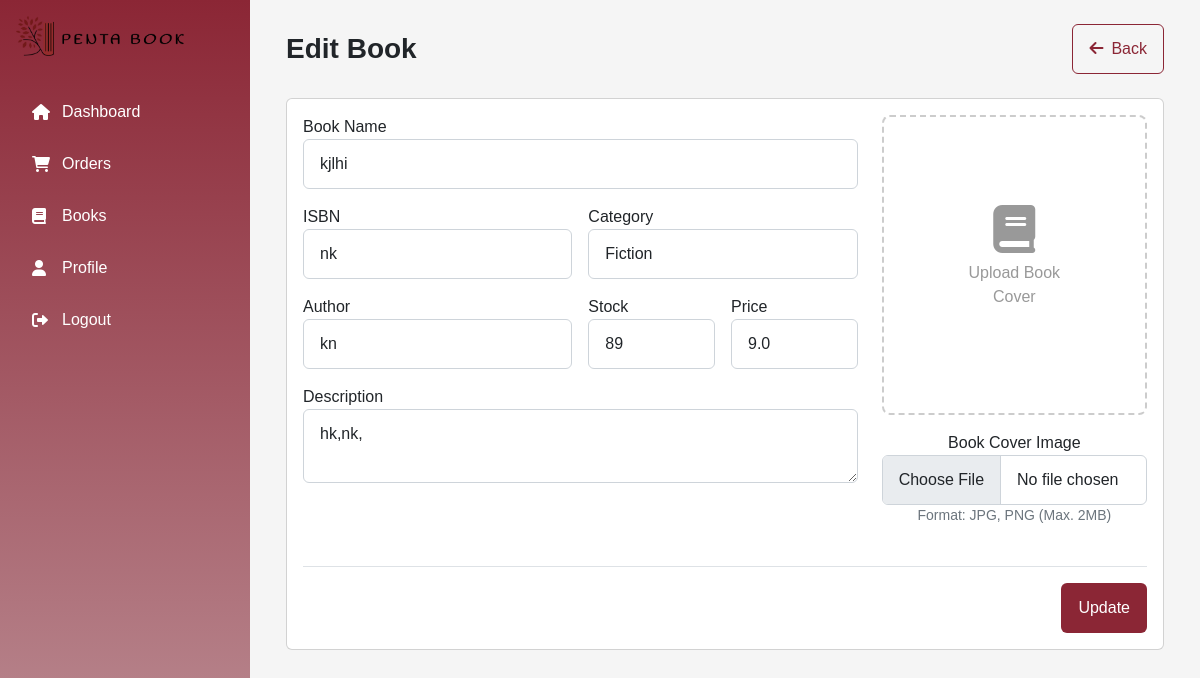
/shop/edit_book/6 (signed in), run on an earlier commit of the app's database.
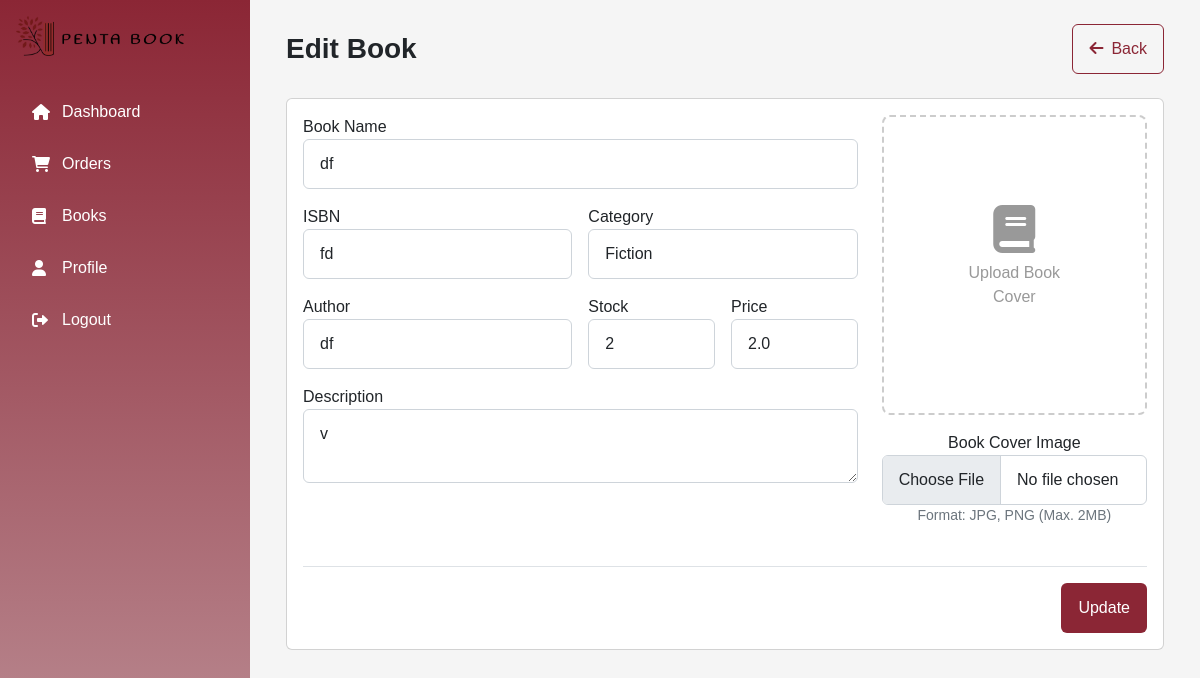
And on a later commit of the database.
### tables this page shows
CREATE TABLE "books"
(
    book_id     INTEGER
        primary key autoincrement,
    category_id integer
        references categories,
    shop_id     integer
        references shop,
    book_name   TEXT,
    isbn        integer,
    author      TEXT,
    desc        TEXT,
    price       REAL,
    stock       integer,
    img_url     TEXT
);

### app.py (the view, shortened to what this page needs)
@app.route('/shop/edit_book/<int:book_id>', methods=['GET', 'POST'])
def edit_book(book_id):
    if session.get('role') != 'shop':
        flash('You need to be logged in as a shop to access this page.', 'warning')
        return redirect(url_for('shop_login'))
    db = get_db()
    form = BookForm()
    categories = db.execute('SELECT * FROM categories').fetchall()
    form.category_id.choices = [(c['category_id'], c['category_name']) for c in categories]
    book = db.execute('SELECT * FROM books WHERE book_id = ? AND shop_id = ?', (book_id, session['shop_id'])).fetchone()
    if not book:
        flash('Book not found or you do not have permission to edit this book.', 'warning')
        return redirect(url_for('manage_books'))
    form.book_name.data = book['book_name']
    form.isbn.data = book['isbn']
    form.author.data = book['author']
    form.desc.data = book['desc']
    form.price.data = book['price']
    form.stock.data = book['stock']
    form.category_id.data = book['category_id']
    return render_template('shop/edit_book.html', form=form)

### forms.py
class BookForm(FlaskForm):
    book_name = StringField('Book Name', validators=[DataRequired()])
    isbn = StringField('ISBN', validators=[DataRequired()])
    author = StringField('Author', validators=[DataRequired()])
    desc = TextAreaField('Description', validators=[DataRequired()])
    price = FloatField('Price', validators=[DataRequired(), NumberRange(min=0)])
    stock = IntegerField('Stock', validators=[DataRequired(), NumberRange(min=0)])
    category_id = SelectField('Category', coerce=int, validators=[DataRequired()])
    image = FileField('Book Cover Image', validators=[FileAllowed(['jpg', 'png', 'jpeg'], 'Images only!')])
    submit = SubmitField('Save')

### app.py (called while the page is built)
def get_db():
    if 'db' not in g:
        g.db = sqlite3.connect(app.config['DATABASE'])
        g.db.row_factory = sqlite3.Row
    return g.db

### templates/shop/edit_book.html (shortened to what this page needs)
{% extends "shop/base_shop.html" %}
{% block content %}
<div class="container-fluid">
    <div class="d-flex justify-content-between align-items-center mb-4">
        <h1 class="h3 mb-0">Edit Book</h1>
        <a href="/shop/books" class="btn btn-outline-burgundy">
            <i class="fas fa-arrow-left me-2"></i>Back
        </a>
    </div>
    <div class="card">
        <div class="card-body">
            <form method="POST" class="needs-validation" novalidate>
                <div class="row">
                    <div class="col-md-8">
                        <div class="row g-3">
                            <div class="col-12">
                                {{ form.book_name.label }}
                                {{ form.book_name(class="form-control") }}
                            </div>
                            <div class="col-md-6">
                                {{ form.isbn.label }}
                                {{ form.isbn(class="form-control") }}
                            </div>
                            <div class="col-md-6">
                                {{ form.category_id.label }}
                                {{ form.category_id(class="form-control") }}
                            </div>
                            <div class="col-md-6">
                                {{ form.author.label }}
                                {{ form.author(class="form-control") }}
                            </div>
                            <div class="col-md-3">
                                {{ form.stock.label }}
                                {{ form.stock(class="form-control") }}
                            </div>
                            <div class="col-md-3">
                                    {{ form.price.label }}
                                    {{ form.price(class="form-control") }}
                            </div>
                            <div class="col-12">
                                {{ form.desc.label }}
                                {{ form.desc(class="form-control") }}
                            </div>
                        </div>
                    </div>
                    <div class="col-md-4">
                        <div class="text-center mb-3">
                            <div class="book-image-preview mb-3">
                                <div id="placeholder" class="image-placeholder">
                                    <i class="fas fa-book fa-3x mb-2"></i>
                                    <p>Upload Book Cover</p>
                                </div>
                            </div>
                            <div class="d-grid">
                                    {{ form.image.label }}
                                    {{ form.image(class="form-control") }}
                                <small class="text-muted">Format: JPG, PNG (Max. 2MB)</small>
                            </div>
                        </div>
                    </div>
                </div>
                <div class="d-flex justify-content-end gap-2 mt-4 pt-3 border-top">
                    <button type="submit" class="btn btn-burgundy">{{'Update'}}
                    </button>
                </div>
            </form>
        </div>
    </div>
</div>
{% endblock %}

What changed in the data, as far as the page shows it:
changed books "Fiction": book_name "kjlhi" → "df"; isbn "nk" → "fd"; author "kn" → "df"; stock "89" → "2"; price "9.0" → "2.0"; desc "hk,nk," → "v"
